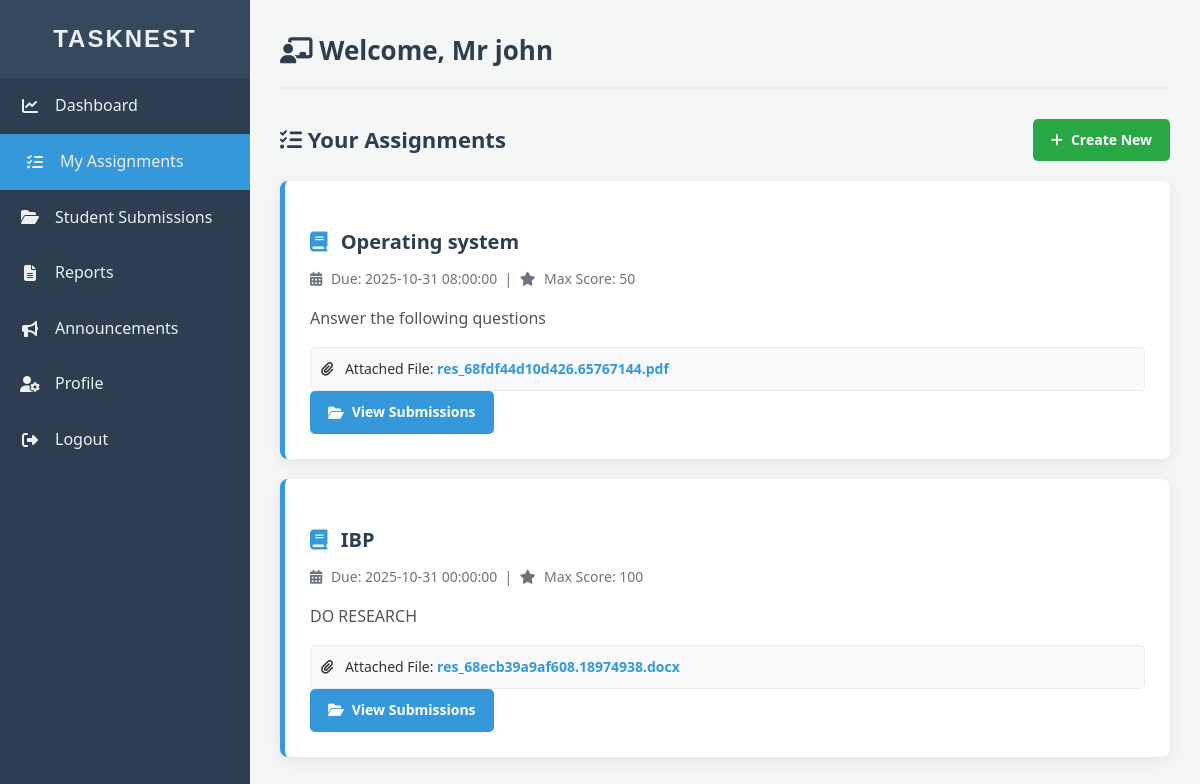
/teachers/teacher_assignments.php (signed in), run on the app's committed database.
### tables this page shows
CREATE TABLE `users` (
  `id` int(11) NOT NULL,
  `role` enum('admin','teacher','student') NOT NULL,
  `name` varchar(150) NOT NULL,
  `email` varchar(255) NOT NULL,
  `password` varchar(255) NOT NULL,
  `phone` varchar(30) DEFAULT NULL,
  `department` varchar(100) DEFAULT NULL,
  `created_at` timestamp NOT NULL DEFAULT current_timestamp(),
  `status` enum('active','inactive','pending') DEFAULT 'active',
  `profile_pic` varchar(255) DEFAULT NULL,
  `otp_code` varchar(10) DEFAULT NULL,
  `otp_expires` datetime DEFAULT NULL
);

CREATE TABLE `assignments` (
  `id` int(11) NOT NULL,
  `teacher_id` int(11) NOT NULL,
  `title` varchar(255) NOT NULL,
  `description` text DEFAULT NULL,
  `file` varchar(255) DEFAULT NULL,
  `created_at` timestamp NOT NULL DEFAULT current_timestamp(),
  `due_date` datetime NOT NULL,
  `status` varchar(20) DEFAULT 'open',
  `max_score` int(11) DEFAULT 100,
  `allow_late_submission` tinyint(1) DEFAULT 1,
  `reopened_at` datetime DEFAULT NULL,
  `reopened_by` int(11) DEFAULT NULL,
  `reopen_reason` text DEFAULT NULL
);

### src/auth.php (called while the page is built, shortened)
<?php
require_once __DIR__ . '/db.php';
function is_logged_in() {
    return !empty($_SESSION['user_id']);
}
function current_user() {
    global $pdo;
    static $user = null;
    if ($user === null) {
        $stmt = $pdo->prepare("SELECT id, role, name, email, department, profile_pic FROM users WHERE id = ?");
        $stmt->execute([$_SESSION['user_id']]);
        $user = $stmt->fetch();
    }
    return $user;
}
?>

### teachers/teacher_assignments.php (the view, shortened to what this page needs)
<?php
require_once __DIR__ . '/../src/auth.php';
require_once __DIR__ . '/../src/db.php';
$user = current_user();
$stmt = $pdo->prepare(
    'SELECT * FROM assignments WHERE teacher_id = ? ORDER BY due_date DESC'
);
$stmt->execute([$user['id']]);
$assignments = $stmt->fetchAll();
?>
<!DOCTYPE html>
<html lang="en">
<head>
  <link rel="stylesheet" href="https://cdnjs.cloudflare.com/ajax/libs/font-awesome/6.5.0/css/all.min.css">
</head>
<body>
<div class="sidebar">
  <h2>TASKNEST</h2>
  <ul>
    <li><a href="teacher_dashboard.php"><i class="fa fa-chart-line"></i><span> Dashboard</span></a></li>
    <li class="active"><a href="teacher_assignments.php"><i class="fa fa-tasks"></i><span> My Assignments</span></a></li>
    <li><a href="teacher_submissions.php"><i class="fa fa-folder-open"></i><span> Student Submissions</span></a></li>
    <li><a href="teacher_reports.php"><i class="fa fa-file-alt"></i><span> Reports</span></a></li>
    <li><a href="../announcements.php"><i class="fa fa-bullhorn"></i><span> Announcements</span></a></li>
    <li><a href="teacher_profile.php"><i class="fa fa-user-cog"></i><span> Profile</span></a></li>
    <li><a href="../logout.php"><i class="fa fa-sign-out-alt"></i><span> Logout</span></a></li>
  </ul>
</div>
<main class="container teacher-dashboard">
  <header class="page-header">
    <h1>
      <i class="fa-solid fa-chalkboard-user"></i>
      Welcome, <?php echo htmlspecialchars($user['name']); ?>
    </h1>
  </header>
  <section class="assignments">
    <h2 class="section-title">
      <span><i class="fa-solid fa-list-check"></i> Your Assignments</span>
      <a href="teacher_create_assignment.php" class="btn btn-primary">
        <i class="fa-solid fa-plus"></i> Create New
      </a>
    </h2>
    <?php if (empty($assignments)): ?>
      <div class="card empty-state">
        <i class="fa-regular fa-file-circle-plus fa-2x"></i>
        <p>No assignments yet. Click <strong>Create New</strong> to add one.</p>
      </div>
    <?php else: ?>
      <?php foreach ($assignments as $a): ?>
        <article class="card assignment-card">
          <h3 class="assignment-title">
            <i class="fa-solid fa-book"></i>
            <?php echo htmlspecialchars($a['title']); ?>
          </h3>
          <div class="assignment-meta">
            <i class="fa-solid fa-calendar-days"></i>
            Due: <?php echo htmlspecialchars($a['due_date']); ?>
            &nbsp;|&nbsp;
            <i class="fa-solid fa-star"></i>
            Max Score: <?php echo (int)$a['max_score']; ?>
          </div>
          <p class="assignment-desc">
            <?php echo nl2br(htmlspecialchars($a['description'])); ?>
          </p>
          <?php if (!empty($a['file'])): ?>
            <div class="attachment">
              <i class="fa-solid fa-paperclip"></i>
              Attached File:
              <a href="assets/uploads/<?php echo htmlspecialchars($a['file']); ?>" target="_blank">
                <?php echo htmlspecialchars(basename($a['file'])); ?>
              </a>
            </div>
          <?php endif; ?>
          <a href="view_submissions.php?assignment_id=<?php echo $a['id']; ?>" class="btn btn-secondary">
            <i class="fa fa-folder-open"></i> View Submissions
          </a>
        </article>
      <?php endforeach; ?>
    <?php endif; ?>
  </section>
</main>
</body>
</html>

### teachers/teacher_assignments.php (style rules this page uses)
body { font-family: 'Segoe UI', Tahoma, Geneva, Verdana, sans-serif; margin: 0; background-color: #f4f7f6; color: #333; line-height: 1.6; }
a { text-decoration: none; color: #3498db; transition: color 0.3s; }
.sidebar { position: fixed; left: 0; top: 0; width: 250px; height: 100%; background: #2c3e50; color: #ecf0f1; display: flex; flex-direction: column; }
.sidebar h2 { font-family: 'Arial Black', Gadget, sans-serif; padding: 20px; margin: 0; text-align: center; background: #34495e; letter-spacing: 2px; }
.sidebar ul { list-style: none; padding: 0; margin: 0; }
.sidebar ul li a { display: flex; align-items: center; padding: 15px 20px; color: #ecf0f1; text-decoration: none; transition: background 0.3s, padding-left 0.3s; }
.sidebar ul li a:hover, .sidebar ul li.active a { background: #3498db; padding-left: 25px; }
.sidebar ul li a i { margin-right: 15px; width: 20px; text-align: center; }
.container { margin-left: 250px; padding: 30px; flex: 1; }
.page-header { display: flex; justify-content: space-between; align-items: center; margin-bottom: 30px; padding-bottom: 15px; border-bottom: 2px solid #eee; }
.page-header h1 { font-size: 26px; color: #2c3e50; margin: 0; }
.section-title { display: flex; justify-content: space-between; align-items: center; margin-bottom: 20px; font-size: 22px; color: #2c3e50; }
.btn { padding: 10px 18px; border-radius: 5px; font-size: 14px; cursor: pointer; border: none; transition: background-color 0.3s, transform 0.2s; display: inline-flex; align-items: center; gap: 8px; font-weight: 600; text-decoration: none; }
.btn-primary { background: #28a745; color: #fff; }
.btn-secondary { background: #3498db; color: #fff; }
.card { background: #fff; border-radius: 8px; padding: 25px; margin-bottom: 20px; box-shadow: 0 4px 15px rgba(0, 0, 0, 0.08); border-left: 5px solid transparent; transition: box-shadow 0.3s; }
.assignment-card { border-left-color: #3498db; }
.assignment-title { font-size: 20px; margin-bottom: 10px; color: #2c3e50; font-weight: 600; }
.assignment-title i { margin-right: 8px; color: #3498db; }
.assignment-meta { font-size: 14px; color: #6c757d; margin-bottom: 15px; }
.assignment-meta i { margin-right: 5px; }
.assignment-desc { margin-bottom: 15px; color: #555; }
.attachment { margin-top: 15px; padding: 10px; background: #f8f9fa; border-radius: 5px; border: 1px solid #e9ecef; font-size: 14px; }
.attachment a { font-weight: 600; }
.attachment i { margin-right: 8px; }

### data on the page
users: name "Mr john"
assignments: title "Operating system", due_date "2025-10-31 08:00:00", max_score "50", description "Answer the following questions", file "res_68fdf44d10d426.65767144.pdf"
assignments: title "IBP", due_date "2025-10-31 00:00:00", max_score "100", description "DO RESEARCH", file "res_68ecb39a9af608.18974938.docx"
